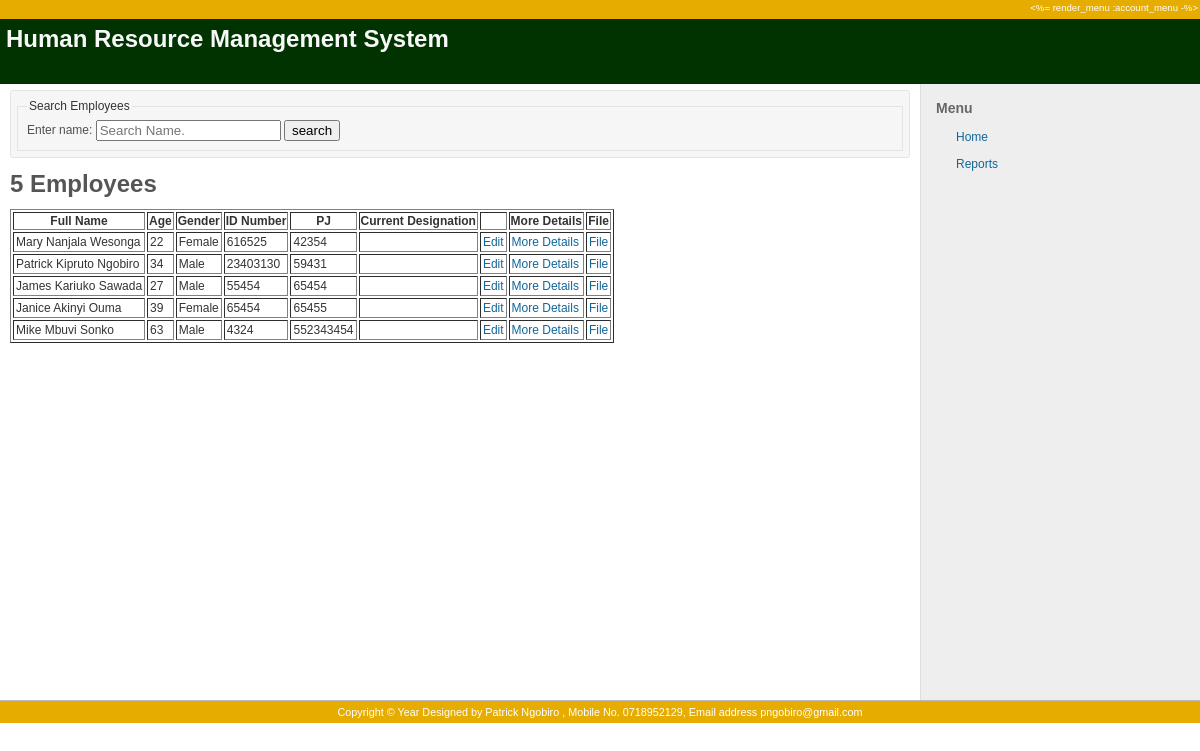
Screenshot of /employees/list with the database file from the repository.
### employees/models.py (models this page shows, shortened)
class Employee(models.Model):
        GENDER = ((1, 'Male'),(2, 'Female'),(3, 'Transgender'),)
        first_name = models.CharField(max_length=20,help_text="Employee First Name")
        middle_name = models.CharField(max_length=20,help_text="Employee Middle Name")
        last_name = models.CharField(max_length=20,help_text="Employee Surname Name")
        id_number = models.CharField(max_length=10,help_text="Passport or National Identification Number")
        pj_number = models.IntegerField(unique= True)
        nhif_number = models.CharField(max_length=20,unique= True)
        nssf_number = models.CharField(max_length=20,unique= True)
        date_of_birth = models.DateField(verbose_name = "Date of Birth")
        gender = models.IntegerField(choices=GENDER)
        date_of_retirement = models.DateField(blank=True,null=True)
        last_updated = models.DateTimeField(auto_now_add=True)
        def full_name(self):
            return (" ".join([self.first_name, self.middle_name, self.last_name]))
        def age(self):
            return  timezone.now().year - self.date_of_birth.year
        class Meta:
           ordering = ('pj_number',)

### employees/views.py (the view)
def list_employees(request):
    all_employees =  Employee.objects.all()
    context = {
            "all_employees" : all_employees,
    }
    return render(request,"employees/list.html",context)

### employees/templates/employees/list.html (shortened to what this page needs)
{% extends 'employees/base.html' %}
{% block sidebar %}
<div id="admin-menu">
      <li><a href="/employees">Home</a></li>
      <li><a href="/employees/reports">Reports</a></li>
</div>
 {% endblock %}
{% block content %}
<div class="box">
<fieldset><legend>Search Employees</legend>
<form action="/employees/" method="post">
    <label for="team_name">Enter name: </label>
    <input id="team_name" type="text" name="name_field" placeholder="Search Name.">
    <input type="submit" value="search">
</form>
</fieldset>
</div>
   <h1> {{all_employees.count}}  Employees </h1>
  <table border = 1 id="list" class="display">
  <tr>
    <th>Full Name</th>
    <th>Age</th>
    <th>Gender</th>
    <th>ID Number</th>
    <th>PJ</th>
    <th>Current Designation</th>
    <th></th>
    <th>More Details</th>
    <th>File</th>
  </tr>
  {% for e in all_employees %}
  <tr>
    <td>{{e.full_name|title}} </td>
    <td>{{e.age}}</td>
    <td>{{e.get_gender_display }}</td>
    <td>{{e.id_number}}</td>
    <td>{{e.pj_number}}</td>
    <td>{{e.designation}}</td>
    <td> <a href="{}" class="logout header-link">Edit</a></td>
    <td> <a href="{}" class="logout header-link">More Details</a></td>
      <td><a href="{}" class="logout header-link">File</a></td>
  </tr>
   {% endfor %}
</table>
  {% endblock %}

### employees/static/css/main.css (style rules this page uses)
html { overflow-y:scroll; }
body { font-family: Verdana, sans-serif; font-size: 12px; color:#333; margin: 0; padding: 0; min-width: 900px; }
h1, h2, h3, h4 { font-family: "Trebuchet MS", Verdana, sans-serif;padding: 2px 10px 1px 0px;margin: 0 0 10px 0; }
#content h1, h2, h3, h4 { color: #555; }
#admin-menu li { margin: 0; padding: 0 0 6px 0; list-style-type:none; }
#admin-menu a { background-position: 0% 40%; background-repeat: no-repeat; padding-left: 20px; padding-top: 2px; padding-bottom: 3px; }
a, a:link, a:visited { color: #169; text-decoration: none; }
#admin-menu a { line-height:1.7em; }
table td { padding:2px; }
.box { padding:6px; margin-bottom: 10px; background-color:#f6f6f6; color:#505050; line-height:1.5em; border: 1px solid #e4e4e4; word-wrap: break-word; border-radius: 3px; }
form { display: inline; }
input, select { vertical-align: middle; margin-top: 1px; margin-bottom: 1px; }
fieldset { border: 1px solid #e4e4e4; margin:0; }
legend { color: #333; }

### employees/static/css/mobile.css (style rules this page uses)
* { font-family: 'Montserrat', sans-serif; }
label { display: inline-block; width: 55px; text-align: left; color: #fff; }
th, td { padding: 15px; text-align: left; border-bottom: 1px solid #ddd; }
td { color: #fff; }
th { color: #dd5; }

### rows the page displays
Employee: full_name "Mary Nanjala Wesonga", age "22", gender "Female", id_number "616525", pj_number "42354"
Employee: full_name "Patrick Kipruto Ngobiro", age "34", gender "Male", id_number "23403130", pj_number "59431"
Employee: full_name "James Kariuko Sawada", age "27", gender "Male", id_number "55454", pj_number "65454"
Employee: full_name "Janice Akinyi Ouma", age "39", gender "Female", id_number "65454", pj_number "65455"
Employee: full_name "Mike Mbuvi Sonko", age "63", gender "Male", id_number "4324", pj_number "552343454"

### other values shown
{{ all_employees.count }} "5"
